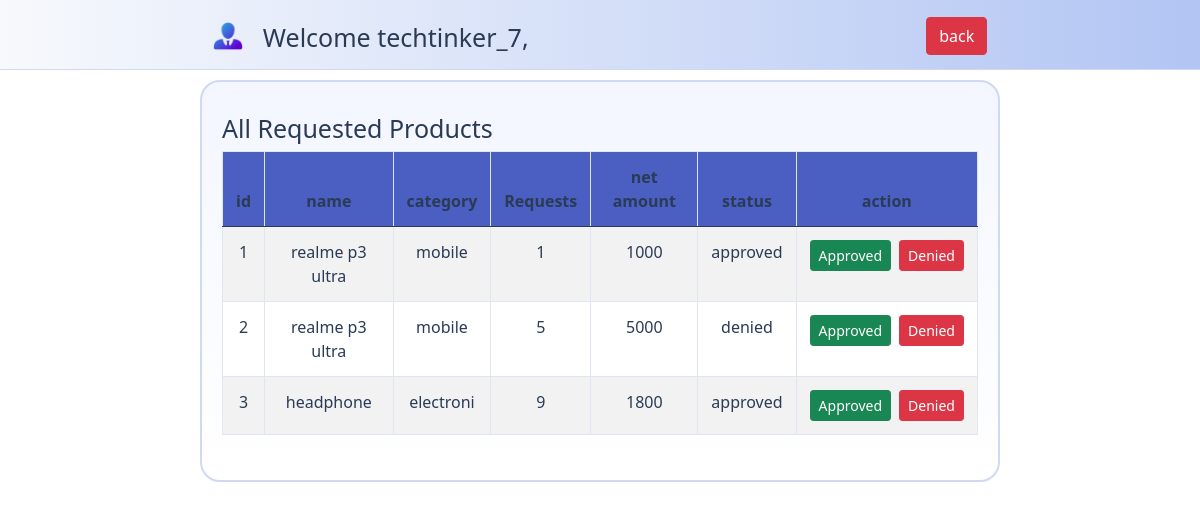
/admin-request, run on the app's committed database.
### application/models.py (models this page shows)
class User(db.Model):
    id = db.Column(db.Integer, primary_key=True)
    username = db.Column(db.String(), nullable=False, unique=True)
    email = db.Column(db.String(), nullable=False, unique=True)
    role = db.Column(db.String(), nullable=False)
    password = db.Column(db.String(), nullable=False, unique=True)
    requests = db.relationship("Requests", backref="user")

class Requests(db.Model):
    id = db.Column(db.Integer, primary_key=True)
    product_id = db.Column(db.Integer, db.ForeignKey("products.id"),nullable = False)
    user_id = db.Column(db.Integer, db.ForeignKey("user.id"),nullable = False)
    requests = db.Column(db.Integer, nullable=False, default=1)
    status = db.Column(db.String(), nullable=False, default="requested")

class Products(db.Model):
    id = db.Column(db.Integer, primary_key=True)
    name = db.Column(db.String(), nullable=False)
    category = db.Column(db.String(), nullable=False)
    quantity = db.Column(db.Integer, nullable=False)
    amount = db.Column(db.Integer, nullable=False)
    status = db.Column(db.String(), nullable=False,default= "available")
    requests = db.relationship("Requests", backref="product")

### application/controllers.py (the view)
@app.route('/admin-request')
def admin_request():
    this_user = User.query.filter_by(role='seller').first()
    all_requests = Requests.query.all()
    return render_template('admin-request.html', all_requests=all_requests, user=this_user)

### templates/admin-request.html (shortened to what this page needs)
<!DOCTYPE html>
<html lang="en">
<head>
    <link href="https://cdn.jsdelivr.net/npm/bootstrap@5.0.2/dist/css/bootstrap.min.css" rel="stylesheet"
>
    <link rel="stylesheet" href="/static/request.css">
</head>
<body>
    <header class="nav">
        <div class="left">
            <img src="/static/icons/manager.png" alt="">
            <h1><a href="admin-dashboard.html"></a>Welcome {{ user.username }},</h1>
        </div>
        <ul>
            <li><a href="/admin-dashboard" class="btn btn-danger">back</a></li>
        </ul>
    </header>
    <main>
        <div class="req-header">
            <h1>All Requested Products</h1>
        </div>
        <table class="table table-striped top-table">
            <thead>
                <tr>
                    <th>id</th>
                    <th>name</th>
                    <th>category</th>
                    <th>Requests</th>
                    <th>net amount</th>
                    <th>status</th>
                    <th>action</th>
                </tr>
            </thead>
            <tbody>
                {% for req in all_requests %}
                <tr>
                    <td>{{req.id }}</td>
                    <td>{{req.product.name }}</td>
                    <td>{{req.product.category }}</td>
                    <td>{{req.requests}}</td>
                    <td>{{req.requests * req.product.amount }}</td>
                    <td>{{req.status}}</td>
                    <td class="action-cell">
                        <div class="action-buttons">
                            <form action="/request-status/{{ req.id }}/approve" method="POST">
                                <input type="submit" value="Approved" class="btn btn-success btn-sm">
                            </form>
                            <form action="/request-status/{{ req.id }}/deny" method="POST">
                                <input type="submit" value="Denied" class="btn btn-danger btn-sm">
                            </form>
                        </div>
                    </td>
                </tr>
                {% endfor %}
            </tbody>
        </table>
    </main>
</body>
</html>

### static/request.css (style rules this page uses)
* { margin: 0; padding: 0; }
header.nav { width: 100%; height: 70px; background: linear-gradient(to right, #F7F9FC, #b2c5f3); border-bottom: 1px solid #d1d9f2; display: flex; justify-content: space-around; align-items: center; padding: 0 30px; }
img { height: 30px; }
header.nav .left { display: flex; align-items: center; justify-content: center; gap: 20px; }
h1 { padding-top: 11px; font-size: 25px; color: #2B3A55; }
header.nav ul { list-style: none; display: flex; gap: 25px; align-items: center; justify-self: center; }
header.nav ul li { font-size: 16px; font-weight: 500; color: #3c4c75; cursor: pointer; margin-top: 17px; }
main { border: 2px solid #d1d9f2; margin: 10px 200px; padding: 20px; border-radius: 20px; background: linear-gradient(to top, #ffffff, #f3f6ff); }
.table { width: 100%; background: #ffffff; border-collapse: collapse; margin-bottom: 25px; }
.table thead { background: #4A5FC1; color: white; }
.table th, .table td { padding: 13px; border: 1px solid #dfe6f1; text-align: center; font-size: 16px; color: #2B3A55; }
.action-buttons { display: flex; gap: 8px; justify-content: center; }

### data on the page
User: username "techtinker_7"
Requests: id "1", product.name "realme p3 ultra", product.category "mobile", requests "1", req.requests*req.product.amount "1000", status "approved"
Requests: id "2", product.name "realme p3 ultra", product.category "mobile", requests "5", req.requests*req.product.amount "5000", status "denied"
Requests: id "3", product.name "headphone", product.category "electroni", requests "9", req.requests*req.product.amount "1800", status "approved"
